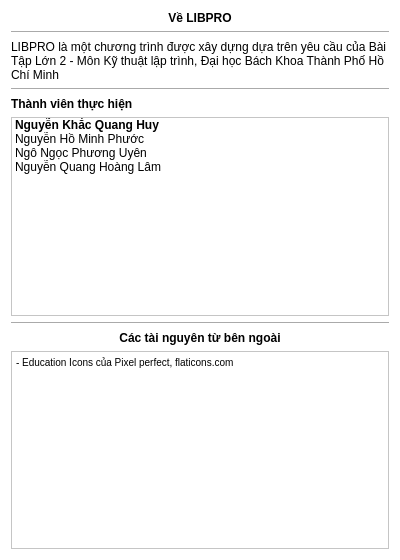
<?xml version="1.0" encoding="UTF-8"?>
<ui version="4.0">
 <class>About</class>
 <widget class="QDialog" name="About">
  <property name="geometry">
   <rect>
    <x>0</x>
    <y>0</y>
    <width>400</width>
    <height>560</height>
   </rect>
  </property>
  <property name="windowTitle">
   <string>Dialog</string>
  </property>
  <property name="styleSheet">
   <string notr="true">background: white;
color: black;</string>
  </property>
  <layout class="QVBoxLayout" name="verticalLayout">
   <item>
    <widget class="QLabel" name="label">
     <property name="font">
      <font>
       <weight>75</weight>
       <bold>true</bold>
      </font>
     </property>
     <property name="styleSheet">
      <string notr="true"/>
     </property>
     <property name="text">
      <string>Về LIBPRO</string>
     </property>
     <property name="alignment">
      <set>Qt::AlignCenter</set>
     </property>
    </widget>
   </item>
   <item>
    <widget class="Line" name="line_2">
     <property name="orientation">
      <enum>Qt::Horizontal</enum>
     </property>
    </widget>
   </item>
   <item>
    <widget class="QLabel" name="label_2">
     <property name="text">
      <string>LIBPRO là một chương trình được xây dựng dựa trên yêu cầu của Bài Tập Lớn 2 - Môn Kỹ thuật lập trình, Đại học Bách Khoa Thành Phố Hồ Chí Minh</string>
     </property>
     <property name="wordWrap">
      <bool>true</bool>
     </property>
    </widget>
   </item>
   <item>
    <widget class="Line" name="line">
     <property name="orientation">
      <enum>Qt::Horizontal</enum>
     </property>
    </widget>
   </item>
   <item>
    <widget class="QLabel" name="label_3">
     <property name="font">
      <font>
       <weight>75</weight>
       <bold>true</bold>
      </font>
     </property>
     <property name="text">
      <string>Thành viên thực hiện</string>
     </property>
    </widget>
   </item>
   <item>
    <widget class="QListWidget" name="listWidget">
     <item>
      <property name="text">
       <string>Nguyễn Khắc Quang Huy </string>
      </property>
      <property name="font">
       <font>
        <weight>75</weight>
        <bold>true</bold>
       </font>
      </property>
     </item>
     <item>
      <property name="text">
       <string>Nguyễn Hồ Minh Phước</string>
      </property>
     </item>
     <item>
      <property name="text">
       <string>Ngô Ngọc Phương Uyên</string>
      </property>
     </item>
     <item>
      <property name="text">
       <string>Nguyễn Quang Hoàng Lâm</string>
      </property>
     </item>
    </widget>
   </item>
   <item>
    <widget class="Line" name="line_3">
     <property name="orientation">
      <enum>Qt::Horizontal</enum>
     </property>
    </widget>
   </item>
   <item>
    <widget class="QLabel" name="label_5">
     <property name="font">
      <font>
       <weight>75</weight>
       <bold>true</bold>
      </font>
     </property>
     <property name="styleSheet">
      <string notr="true"/>
     </property>
     <property name="text">
      <string>Các tài nguyên từ bên ngoài</string>
     </property>
     <property name="alignment">
      <set>Qt::AlignCenter</set>
     </property>
    </widget>
   </item>
   <item>
    <widget class="QTextBrowser" name="textBrowser">
     <property name="html">
      <string>&lt;!DOCTYPE HTML PUBLIC &quot;-//W3C//DTD HTML 4.0//EN&quot; &quot;http://www.w3.org/TR/REC-html40/strict.dtd&quot;&gt;
&lt;html&gt;&lt;head&gt;&lt;meta name=&quot;qrichtext&quot; content=&quot;1&quot; /&gt;&lt;style type=&quot;text/css&quot;&gt;
p, li { white-space: pre-wrap; }
&lt;/style&gt;&lt;/head&gt;&lt;body style=&quot; font-family:'MS Shell Dlg 2'; font-size:7.8pt; font-weight:400; font-style:normal;&quot;&gt;
&lt;p style=&quot; margin-top:0px; margin-bottom:0px; margin-left:0px; margin-right:0px; -qt-block-indent:0; text-indent:0px;&quot;&gt;- Education Icons của Pixel perfect, flaticons.com&lt;/p&gt;&lt;/body&gt;&lt;/html&gt;</string>
     </property>
    </widget>
   </item>
  </layout>
 </widget>
 <resources/>
 <connections/>
</ui>
